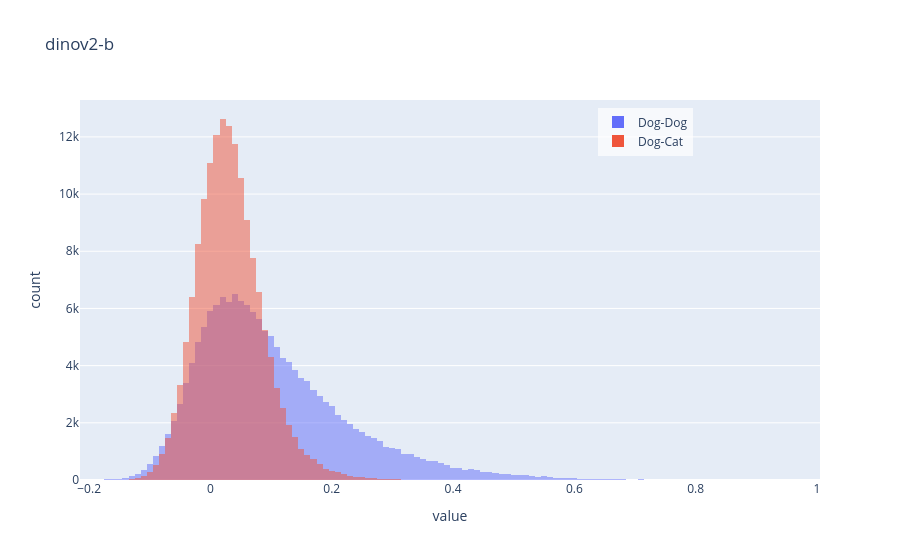

The notebook cell this image was saved under:
### Code cell
dogdog=simmat_dino_b[n//2:,n//2:].cpu()
dogcat=simmat_dino_b[n//2:,:n//2].cpu()
fig = px.histogram({'Dog-Dog':dogdog.reshape(-1)[ridx].cpu(), 'Dog-Cat':dogcat.reshape(-1)[ridx]},barmode='overlay',title='dinov2-b',nbins=200)
fig.update_layout(legend_title_text=None,
    legend=dict(
        x=0.7,  # Left position
        y=0.98,  # Top position
        bgcolor='rgba(255,255,255,0.7)',
    )
)

### Figure 1 — Plotly figure (JSON) as saved in the notebook; plotly's stock layout.template omitted (floating-point values rounded to 4 significant figures; data arrays with more than 128 entries replaced by an {"elided": "..."} marker saying what was removed)
{"data": [{"bingroup": "x", "hovertemplate": "variable=Dog-Dog<br>value=%{x}<br>count=%{y}<extra></extra>", "legendgroup": "Dog-Dog", "marker": {"color": "#636efa", "opacity": 0.5, "pattern": {"shape": ""}}, "name": "Dog-Dog", "nbinsx": 200, "orientation": "v", "showlegend": true, "type": "histogram", "x": {"elided": "156225 float values"}, "xaxis": "x", "yaxis": "y"}, {"bingroup": "x", "hovertemplate": "variable=Dog-Cat<br>value=%{x}<br>count=%{y}<extra></extra>", "legendgroup": "Dog-Cat", "marker": {"color": "#EF553B", "opacity": 0.5, "pattern": {"shape": ""}}, "name": "Dog-Cat", "nbinsx": 200, "orientation": "v", "showlegend": true, "type": "histogram", "x": {"elided": "156225 float values"}, "xaxis": "x", "yaxis": "y"}], "layout": {"barmode": "overlay", "legend": {"bgcolor": "rgba(255,255,255,0.7)", "title": {}, "tracegroupgap": 0, "x": 0.7, "y": 0.98}, "title": {"text": "dinov2-b"}, "xaxis": {"anchor": "y", "domain": [0, 1], "title": {"text": "value"}}, "yaxis": {"anchor": "x", "domain": [0, 1], "title": {"text": "count"}}}}
